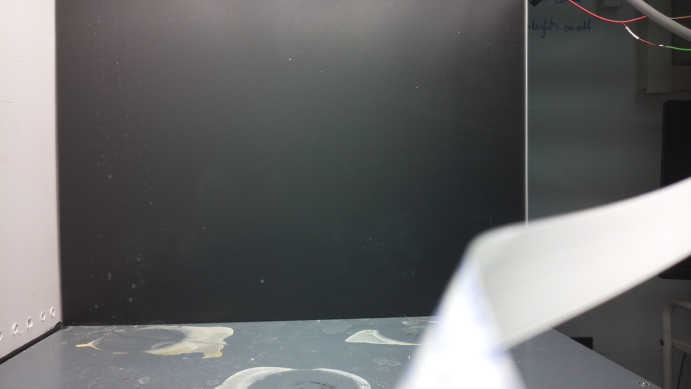
#> input picture mock_exp/2025-05-13/imgs/05_13__16_58_53.jpg, 1382 x 777 px, found by its file name (shown at 1/2 size); its folder holds only this picture in this run
$ python debugging_new_25.py
#> lines starting #> are read from the running program, lines starting #| are printed output that depends on the picture; after the words box and inside, x2 and y2 are one past the last pixel; in counts of white or black regions, pixels touching at a corner belong together
import cv2
import numpy as np
import os
import pickle
#%%

## show the roi on the image
def draw_rois(ROI, img, show = False):
    """
    Meant to show a full img with the ROI highlighted
    """
    # Draw ROIs

    start_point = np.array([ROI[0], ROI[1]])
    end_point = start_point + np.array([ROI[2],ROI[3]])
    # Draw the rois in the image
    rect_color = (212, 220, 127)
    cv2.rectangle(img, start_point, end_point, rect_color, 3)

    # for debuging we may want to show a single frame
    if show == True:
        cv2.namedWindow("first and last imgs", cv2.WINDOW_NORMAL)
        while True:
            cv2.imshow("first and last imgs", img)
            ## if q is pressed break
            key = cv2.waitKey(1)
            if key in (ord('q'), 27):  # 'q' or 'Esc' key
                break
        ## close when done
        cv2.destroyAllWindows()
    return img

## show the numer of non black pixels in the roi
def thresholding_grey_img(img, min_threshold, show = False):
    Min = min_threshold
    Max = 255

    # Convert to grey format and threshold
    gray = cv2.cvtColor(img, cv2.COLOR_BGR2GRAY)
    mask = cv2.inRange(gray, Min, Max)

    if show:
        result = cv2.bitwise_and(img, img, mask=mask)
        cv2.namedWindow("img", cv2.WINDOW_NORMAL)
        cv2.imshow('img', result)
        cv2.waitKey(1)
        cv2.destroyAllWilndows()

    return mask

def get_settings_data(base_path):
    """
    Get the grey threshold from the settings file.
    """
    settings_path = os.path.join(base_path, "settings.pkl")
    if not os.path.isfile(settings_path):
        raise FileNotFoundError(f"Settings file not found: {settings_path}")
    ## load the settings
    with open(settings_path, 'rb') as f:
#> (reads mock_exp/2025-05-13/settings.pkl from the repository)
        data_dct = pickle.load(f)
    roi = data_dct["roi"]
    grey_threshold = data_dct["grey_threshold"]

    return roi, grey_threshold

base_path = r"C:\Users\Roni\Desktop\Roni_new\python scripts\pavlovian sunflowers\operant-project\mock_exp\2025-05-13"
roi, grey_threshold = get_settings_data(base_path)

path = r"C:\Users\Roni\Desktop\Roni_new\python scripts\pavlovian sunflowers\operant-project\mock_exp\2025-05-13\imgs"
imgs = os.listdir(path)
imgs_paths = [os.path.join(path, img) for img in imgs]

pxl_count = []

for img_path in imgs_paths:

    img = cv2.imread(img_path)
#> img is the input picture: shape (777, 1382, 3); mean B, G, R 104.5, 104.2, 103.7
    copy_img = img.copy()

    draw_rois(roi, copy_img , show = False)

    min_color_threshold = 130
    thresh_mask = thresholding_grey_img(img, min_color_threshold , show = False)
#> in thresholding_grey_img, `mask = cv2.inRange(gray, Min, Max)`:
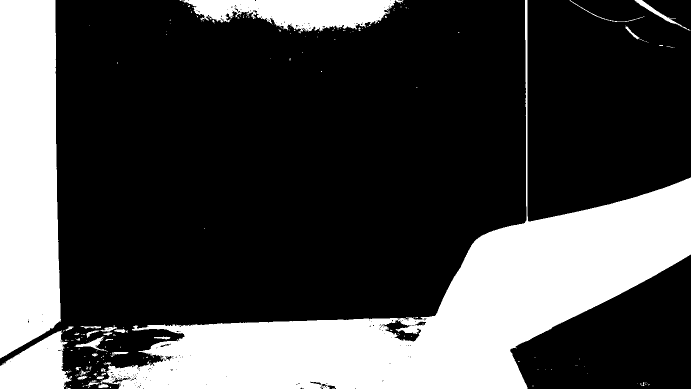
#> mask: shape (777, 1382) (shown at 1/2 size); 28% white; 207 white regions (175 under 20 px), largest, box (x1, y1, x2, y2) and area: (200, 0, 1382, 777) 190674, (0, 0, 122, 717) 78229, (360, 0, 806, 63) 17609
    x,y,w,h = roi
    roi_mask = thresh_mask[y:y+h, x:x+w]
#> roi_mask: shape (151, 119); every value is 0

    ## show the roi mask
    cv2.namedWindow("roi_mask", cv2.WINDOW_NORMAL)
    cv2.imshow('roi_mask', roi_mask)
    k = cv2.waitKey(1)
#> (key q is pressed here)
    if k in (ord('q'), 27):  # 'q' or 'Esc' key
        break

    non_black_pix = len(np.where(roi_mask>0)[0])
    print(f"non black pixels in roi: {non_black_pix}")
    pxl_count.append(non_black_pix)

    ## save the roi mask
    img_name = os.path.basename(img_path)
    out_path = os.path.join(path, f"roi_mask_{img_name}")
    # cv2.imwrite(out_path, roi_mask)

cv2.destroyAllWindows()

#%%
from matplotlib import pyplot as plt

time_axis = np.arange(0, len(pxl_count)*4, 4)/60

plt.plot(time_axis, pxl_count)
plt.xlabel("time (h)")
plt.ylabel("Number of plant pixels")


# pics where taken every 4 minutes, lets create a time axis in hours
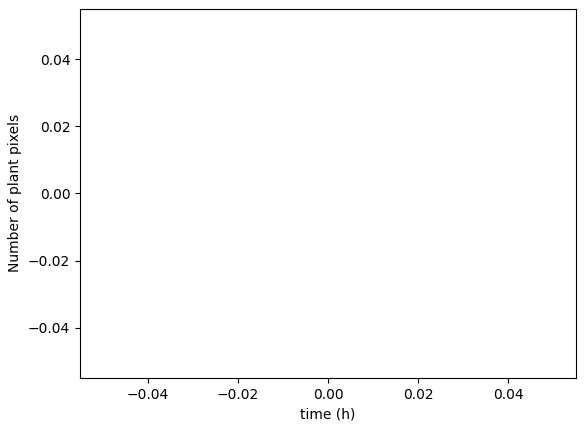
#> figure drawn by matplotlib, 1 panel
